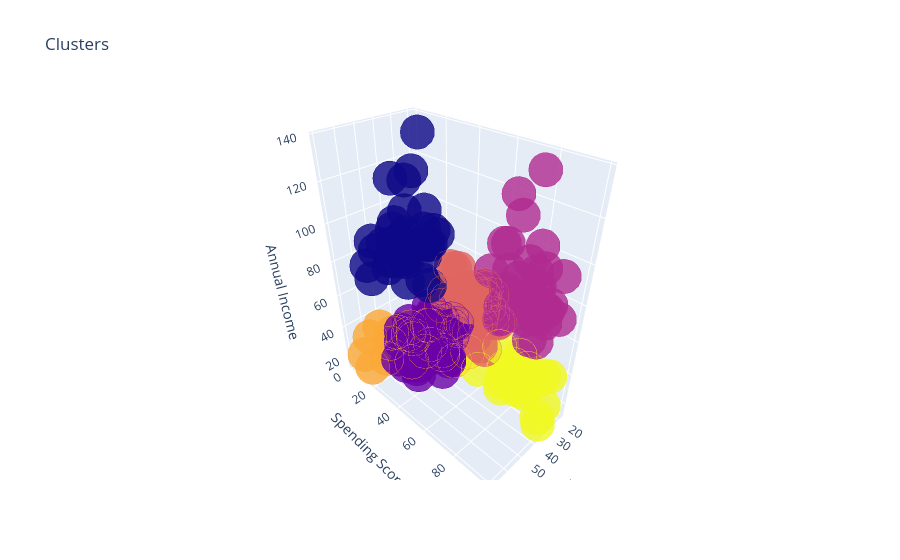

This figure's notebook cell:
### Code cell
df["label3"] = labels3
trace1 = go.Scatter3d(
    x=df["Age"],
    y=df["Spending Score (1-100)"],
    z=df["Annual Income (k$)"],
    mode="markers",
    marker={
        "color": df["label3"],
        "size": 20,
        "line": {"color": df["label3"], "width": 12},
        "opacity": 0.8,
    },
)
data = [trace1]
layout = go.Layout(
    #     margin=dict(
    #         l=0,
    #         r=0,
    #         b=0,
    #         t=0
    #     )
    title="Clusters",
    scene={
        "xaxis": {"title": "Age"},
        "yaxis": {"title": "Spending Score"},
        "zaxis": {"title": "Annual Income"},
    },
)
fig = go.Figure(data=data, layout=layout)
py.offline.iplot(fig)

### Figure 1 — Plotly figure (JSON) as saved in the notebook; plotly's stock layout.template omitted (floating-point values rounded to 4 significant figures; data arrays with more than 128 entries replaced by an {"elided": "..."} marker saying what was removed)
{"data": [{"marker": {"color": {"elided": "200 int values"}, "line": {"color": {"elided": "200 int values"}, "width": 12}, "opacity": 0.8, "size": 20}, "mode": "markers", "type": "scatter3d", "x": {"elided": "200 int values"}, "y": {"elided": "200 int values"}, "z": {"elided": "200 int values"}}], "layout": {"autosize": true, "scene": {"aspectmode": "auto", "aspectratio": {"x": 0.6093, "y": 1.148, "z": 1.429}, "camera": {"center": {"x": 0, "y": 0, "z": 0}, "eye": {"x": 1.311, "y": 1.311, "z": 1.311}, "projection": {"type": "perspective"}, "up": {"x": 0, "y": 0, "z": 1}}, "xaxis": {"title": {"text": "Age"}, "type": "linear"}, "yaxis": {"title": {"text": "Spending Score"}, "type": "linear"}, "zaxis": {"title": {"text": "Annual Income"}, "type": "linear"}}, "title": {"text": "Clusters"}}}
